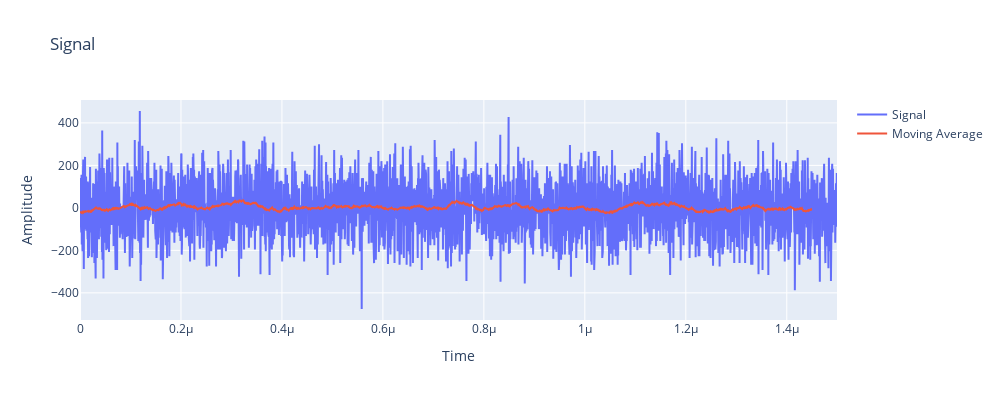

The code cell stored with this chart in its notebook:
### Code cell
# shotsMean0= np.mean(state0,axis=0) #(8192)
# shotsMean1= np.mean(state1,axis=0)


fig=Graphs.plotSignal(state0[1],lo=0,hi=3000,step=0.5)
fig.show()

### Figure 1 — Plotly figure (JSON) as saved in the notebook; plotly's stock layout.template omitted (floating-point values rounded to 4 significant figures; data arrays with more than 128 entries replaced by an {"elided": "..."} marker saying what was removed)
{"data": [{"mode": "lines", "name": "Signal", "type": "scatter", "x": {"elided": "6000 float values"}, "xaxis": "x", "y": {"elided": "3000 int values"}, "yaxis": "y"}, {"mode": "lines", "name": "Moving Average", "type": "scatter", "x": {"elided": "6000 float values"}, "xaxis": "x", "y": {"elided": "2901 float values"}, "yaxis": "y"}], "layout": {"height": 400, "title": {"text": "Signal"}, "width": 1000, "xaxis": {"anchor": "y", "domain": [0, 1], "title": {"text": "Time"}}, "yaxis": {"anchor": "x", "domain": [0, 1], "title": {"text": "Amplitude"}}}}
